Frame 1 (no input): blank canvas, image omitted
Frame 60 (the mouse pressed at the canvas centre just before this capture): blank canvas, image omitted
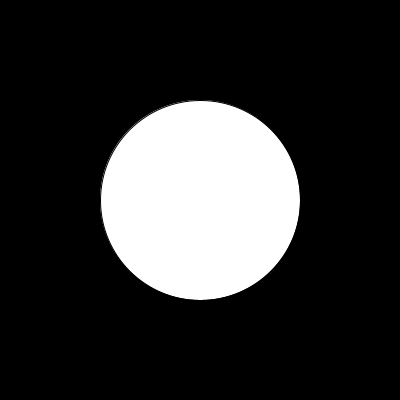
Frame 120 (the mouse held since frame 60 and released just before this capture)

The Processing sketch whose frames 1 and 60 were blank and that drew this single picture after the mouse press (run headless with seeded random() and noise(); from frame 60 on, the mouse is pressed at the canvas centre):

// Processing sketch: Functions_within_variables_01
// ── Functions_within_variables_01.pde
/*

Creating functions within variables
02/21/2017

*/

float centerX, centerY, d;
float distance(float centerX, float centerY) {
  float a = centerX - mouseX;
  float b = centerY - mouseY;
  float c = sqrt(sq(a) + sq(b));
  return c;
}

void setup() {
  size(400, 400);
  centerX = centerY = d = 200;
}

void draw() {
  background(#000000);
  if (distance(centerX, centerY) < d/2) {
    fill(#FFFFFF);
    ellipse(centerX, centerY, d, d);
  }
}
